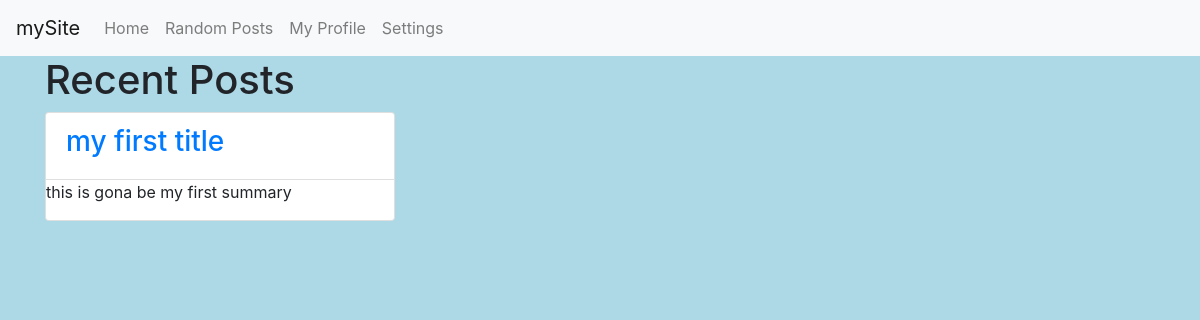
/, run on an earlier commit of the app's database.
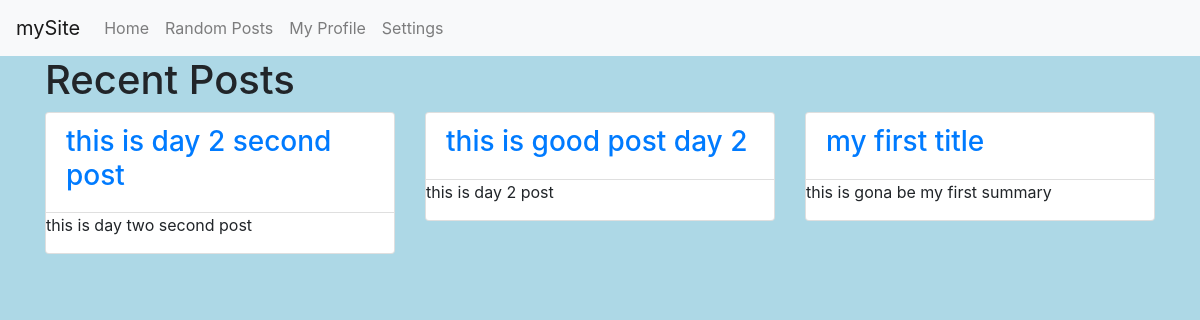
And on a later commit of the database.
### blog/models.py (models this page shows, shortened)
class Post(models.Model):
    title = models.CharField(max_length=225)
    slug = models.SlugField(max_length=225, unique=True)
    summary = models.CharField(max_length=300)
    content = models.TextField()
    published = models.BooleanField(default=True)
    created = models.DateTimeField(auto_now_add=True)
    image = models.ImageField(upload_to='img')
    class Meta:
        ordering = ['-created']

### blog/views.py (the view)
# urls.py: url(r'^$',blog_views.index),
def index(requests):
    posts = Post.objects.all()
    return render(requests, 'index.html', {'posts': posts})

### blog/templates/index.html (shortened to what this page needs)
{% extends 'base.html' %}
{% block content %}
    <div class="container">
        <div class="row">
            <div class="col-md-12">
                <h1 class="this center">Recent Posts</h1>
            </div>
            {% for post in posts %}
                <div class="col-md-4">
                    <div class="card">
                        <div class="card-header" style="background:url({{ post.image.url }})">
                            <h3 class="post-title"><a href="/post/{{post.slug}}">{{ post.title }} </a></h3>
                        </div>
                        <p>{{ post.summary }}</p>
                    </div>
                </div>
            {% endfor %}
        </div>
    </div>
{% endblock %}

What changed in the data, as far as the page shows it:
added Post: title "this is day 2 second post", summary "this is day two second post"
added Post: title "this is good post day 2", summary "this is day 2 post"
